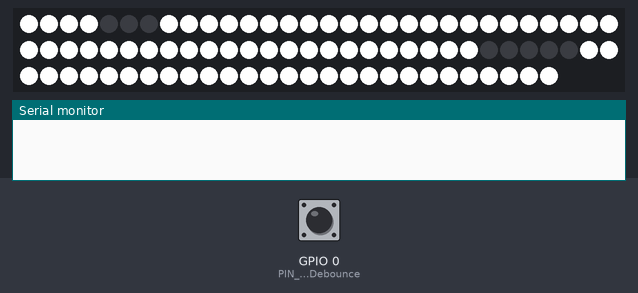
The sketch below on a simulated ESP8266 (NodeMCU). On the bench: 87 RGB LEDs in strip order, left to right, continuing on the next row, the last lines printed to the serial monitor. Inputs (shaded band) come from the test bench; at power-on: GPIO 0 (PIN_ButtonDebounce) HIGH.

Above: at 1.2 s.
1.3 s: GPIO 0 (PIN_ButtonDebounce) pulled LOW for 0.15 s
3.7 s: GPIO 0 (PIN_ButtonDebounce) pulled LOW for 1 s
At 6.5 s:
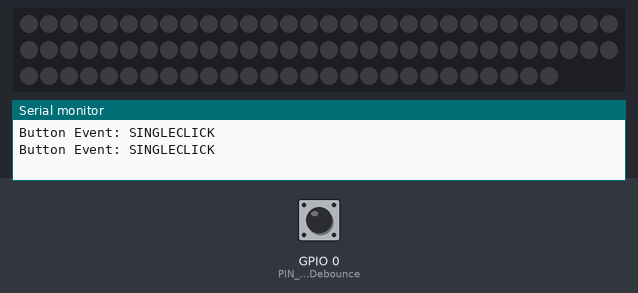
6.8 s: GPIO 0 (PIN_ButtonDebounce) pulled LOW for 0.15 s
At 9.5 s:
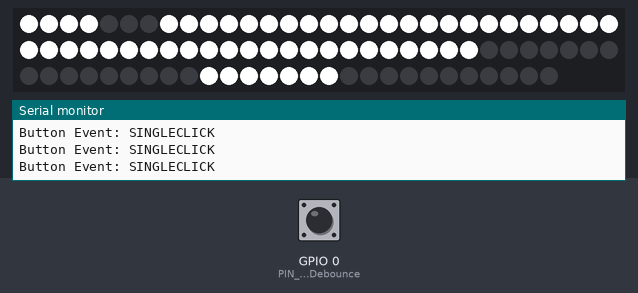
9.9 s: GPIO 0 (PIN_ButtonDebounce) pulled LOW for 3.2 s
At 14.4 s:
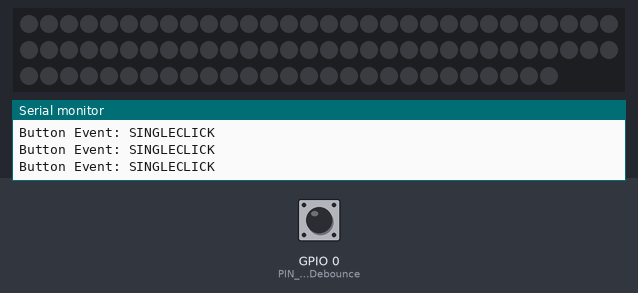
15.5 s: GPIO 0 (PIN_ButtonDebounce) pulsed LOW 5 times (0.12 s each, 0.3 s apart)
At 17.6 s:
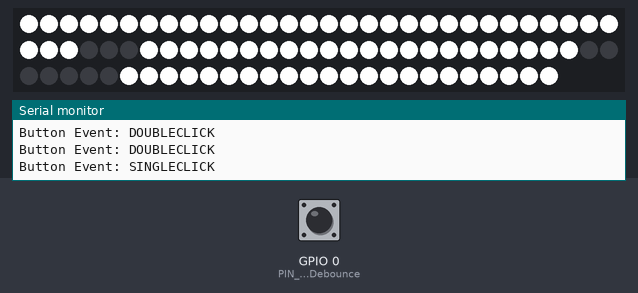
Timing chart, 0 to 19.1 s (numbered marks = the images above; inputs shaded):
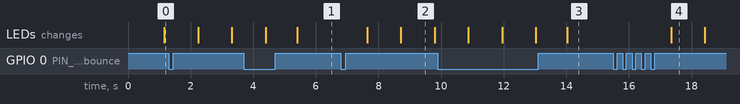

Measured:
- after the input at 3.7 s, the LEDs: first differ from a run without the input after 1.7 s (image 1)
- after the input at 6.8 s, the LEDs: first change after 0.84 s (image 2 shows a later state)
- after the input at 9.9 s, the LEDs: first differ from a run without the input after 4.1 s (image 3)
- after the input at 15.5 s, the LEDs: change after 1.8 s (image 4)
- what the display in image 2 shows lasts 1.1 s, from 8.7 s to 9.8 s

The sketch:

ws2812-Test.ino
```cpp
/*
 * @Author: CuiYao
 * @Date: 2021-09-18 14:18:01
 * @Last Modified by: CuiYao
 * @Last Modified time: 2021-09-18 15:03:44
 */

/*主函数只保留 WiFi 和 按钮 基础功能,其他功能扩展加入 */

#include <Adafruit_NeoPixel.h>
#include "ButtonDebounce.h"
#include "ButtonHandler.h"
#include <ESP8266WiFi.h>

#define PL(s) Serial.println(s)
#define P(s) Serial.print(s)

/*引脚参数*/
#define PIN_ButtonDebounce 0 //按钮控制引脚
#define PIN 3  //  DIN PIN (GPIO15, D8)
#define NUMPIXELS 29*3 // LED个数


ButtonDebounce btn(PIN_ButtonDebounce, INPUT_PULLUP, LOW);
ButtonHandler btnHandler;
int count = 0;     //时间计数
bool WIFI_Status = true;   //WIFI状态标志位

int LED_R=0,LED_G=0,LED_B=0,LED_Bright=255;// RGB和亮度
bool LED_Flag = false;
Adafruit_NeoPixel pixels = Adafruit_NeoPixel(NUMPIXELS, PIN, NEO_GRB + NEO_KHZ800);


const uint8_t LED_0[10][29] = {
  {255,255,255,255,0,0,0,255,255,255,255,255,255,255,255,255,255,255,255,255,255,255,255,255,255,255,255,255,255,},         //9
  {255,255,255,255,255,255,255,255,255,255,255,255,255,255,255,255,255,255,255,255,255,255,255,255,255,255,255,255,255,},   //8
  {0,0,0,0,0,0,0,0,0,0,255,255,255,255,255,255,255,255,0,0,255,255,255,255,0,0,0,0,0,},                                     //7
  {255,255,255,255,255,255,255,255,255,255,255,0,0,0,255,255,255,255,255,255,255,255,255,255,255,255,255,255,255,},         //6
  {255,255,255,255,0,0,0,255,255,255,255,0,0,0,255,255,255,255,255,255,255,255,255,255,255,255,255,255,255,},               //5
  {255,255,255,255,0,0,0,0,0,0,0,255,255,255,255,255,255,255,0,0,0,0,0,0,255,255,255,255,255,},                             //4
  {0,0,0,0,0,0,0,255,255,255,255,255,255,255,255,255,255,255,255,255,255,255,255,255,255,255,255,255,255,},                 //3
  {0,0,0,255,255,255,255,255,255,255,255,255,255,255,255,0,0,0,255,255,255,255,255,255,255,255,255,255,255,},               //2
  {0,0,0,0,0,0,0,0,0,0,0,255,255,255,255,255,255,255,0,0,0,0,0,0,0,0,0,0,0,},                                               //1
  {255,255,255,255,255,255,255,255,255,255,255,255,255,255,255,255,255,255,255,255,255,255,255,255,0,0,0,0,0,},             //0
};
int i = 0;

int g=0;
int s=9;


 void IRAM_ATTR btnInterrupt()
{
  btn.update();
}

void SET_RGB(int R,int G,int B,int bright)
{
    for (uint16_t i = 0; i < NUMPIXELS; i++) //把灯条变色
    {
        pixels.setPixelColor(i,R,G,B);
    }
    pixels.setBrightness(bright);//亮度
    pixels.show();    //送出显示
}

void ButtonInit(){
btn.setCallback([](const bool down)
                  { btnHandler.handleChange(down); });
  btn.setInterrupt(btnInterrupt);

  btnHandler.setIsDownFunction([](void)
                               { return btn.checkIsDown(); });
  btnHandler.setCallback([](const button_event e)
                         {
                           P(F("Button Event: "));
                           switch (e)
                           {
                           case BUTTON_EVENT_SINGLECLICK:
                             PL(F("SINGLECLICK"));
                             LED_Flag = !LED_Flag;

                              if(LED_Flag){
                                SET_RGB(255,255,255,255);
                                SET_RGB(255,255,255,255);
                              }
                              else{
                                SET_RGB(0,0,0,0);
                              }
                             break;
                           case BUTTON_EVENT_DOUBLECLICK:
                             PL(F("DOUBLECLICK"));

                             break;
                           case BUTTON_EVENT_LONGCLICK:
                             PL(F("LONGCLICK"));


                             break;
                           }
                         });

}
void setup() {

  Serial.begin(115200);

  pixels.begin();//WS2812初始化
  pixels.show();
  ButtonInit();
  }
void loop() {

   btnHandler.loop();
   if (i>9){
    i=0;
    s++;
   }
   if(s>9){
      s=0;
      g++;
   }
   if (g>9){
       g=0;
   }

   pixels.clear();
     //********LED*************
  for (uint8_t j = 0; j < NUMPIXELS/3; j++) {

    pixels.setPixelColor(j, LED_0[g][j],LED_0[g][j],LED_0[g][j]);
    pixels.setPixelColor(j+29, LED_0[s][j],LED_0[s][j],LED_0[s][j]);
    pixels.setPixelColor(j+29*2, LED_0[i][j],LED_0[i][j],LED_0[i][j]);
    pixels.show();

   }

    delay(1000);
    i++;
}
```

ButtonDebounce.h
```cpp
#include <dummy.h>

#pragma once
#ifndef BUTTON_DEBOUNCE_H_
#define BUTTON_DEBOUNCE_H_

#include <Arduino.h>
#include <functional>
#include <FunctionalInterrupt.h> //attachInterrupt可以传function

//Ref debounce_time = 35 ， dbTime=25
//https://github.com/evert-arias/EasyButton/blob/master/src/EasyButton.h
//https://github.com/JChristensen/JC_Button/blob/master/src/JC_Button.h


/**
 * ButtonDebounce
 * WangBin 2019.12.26
 *
 * Example:
 * ButtonDebounce flashButton(D3, INPUT_PULLUP, LOW);
 * flashButton.setCallback(keyCallback);
 * flashButton.setInterrupt(interrupt_callback); // mark "IRAM_ATTR" on ESP32
 * call flashButton.update() in interrupt_callback
 * use flashButton.checkIsDown() to check the debounced state
 */


class ButtonDebounce {

private:

	std::function<void(const bool)> callback;
	uint32_t lastchange_ms = 0;
	uint32_t debounce_ms = 35;
	bool laststate_is_down = false; // true is down;
	int pin_down_digital = LOW;
	int pin;

	bool readIsDown() {
		return pin_down_digital == digitalRead(pin);
	}

public:
	//IRAM_ATTR
	ButtonDebounce(uint8_t pin, uint8_t pin_mode, uint8_t pin_down_digital,
			uint32_t debounce_ms = 35) : //冒号后赋值和this赋值等价
			pin(pin), pin_down_digital(pin_down_digital), debounce_ms(debounce_ms) {
		// callback(callback),
		//this->pin = pin;
		//this->pin_down_digital = pin_down_digital;
		//this->debounce_ms = debounce_ms;
		pinMode(pin, pin_mode);
//		if (attach_interrupt) {
//			using namespace std::placeholders;
////			std::function<void(const ButtonDebounce&, void)> ttt = &ButtonDebounce::buttonInterruptFunc;
//			std::function<void()> tvctt = std::bind(&ButtonDebounce::buttonInterruptFunc, this);
////			std::function<void()> tvctt =  &ButtonDebounce::buttonInterruptFunc; // @suppress("Invalid arguments")
////			void (*ff)(void);
////			ff = tvctt;
////			ff = [](void) {
////				ButtonDebounce::update();
////			};
//			attachInterrupt(digitalPinToInterrupt(pin),
//					tvctt, CHANGE);
//		}

	}

	void update(bool down) {
		const uint32_t t = millis();
		if (t - lastchange_ms < debounce_ms) {
			lastchange_ms = t;
			//debounce
			//Serial.println(F("[ButtonDebounce] debounce"));
		} else {
			if (laststate_is_down == down) {
				//same state
				//Serial.println(F("[ButtonDebounce] same state"));
			} else { //state changed, up->down or down->up
				lastchange_ms = t;
				laststate_is_down = down;
				if (callback) {
					callback(down);
				}
			}
		}
	}

	void update() {
		bool down = readIsDown();
		update(down);
	}

	//返回当前debouce后的按钮状态
	bool checkIsDown(){
		return laststate_is_down;
	}

	void setCallback(std::function<void(const bool down)> callback) {
		this->callback = callback;
	}
	//interrupt_function 需标记为 IRAM_ATTR
	void setInterrupt(std::function<void(void)> interrupt_function) {
		if (interrupt_function) {
			attachInterrupt(digitalPinToInterrupt(pin), interrupt_function, CHANGE);
		}
	}

};

#endif
```

ButtonHandler.h
```cpp
#pragma once
#ifndef BUTTONHANDLER_H_
#define BUTTONHANDLER_H_

#include <Arduino.h>
#include <functional>
#include <FunctionalInterrupt.h>

enum button_event {
	BUTTON_EVENT_SINGLECLICK = 0,
	BUTTON_EVENT_DOUBLECLICK,
	BUTTON_EVENT_LONGCLICK
};

class ButtonHandler {

private:
	std::function<void(const button_event)> callback;
	std::function<bool(void)> is_down_function;

	bool longclicked = false; //用来保证一次按下只能触发一次长按
	bool down_handled = false; //标志着是否已经处理了该次down按下事件（比如已经触发了长按)
	//down->up，在规定时间内再次down就是双击，否则超时就是单击
	bool wait_doubleclick = false; //标志着是否等待着双击事件
	uint32_t down_time = 0; //ms
	uint32_t up_time = 0;

	uint32_t longclick_threshold = 5000;
	uint32_t doubleclick_threshold = 200; //按下释放后在此时间间隔内又按下认为是双击

	bool longclick_enable = true;
	bool doubleclick_enable = true;

public:
	ButtonHandler(uint32_t longclick_duration = 5000, uint32_t doubleclick_duration = 200) :
			longclick_threshold(longclick_duration),
					doubleclick_threshold(doubleclick_duration) {
	}

	void setCallback(std::function<void(const button_event)> callback) {
		this->callback = callback;
	}

	void setIsDownFunction(std::function<bool(void)> is_down_function) {
		this->is_down_function = is_down_function;
	}

	void setLongClickEnable(bool enable) {
		longclick_enable = enable;
	}
	void setDoubleClickEnable(bool enable) {
		doubleclick_enable = enable;
	}
	//当pin点评改变时调用
	void handleChange(bool down) {
		//单击：按下释放且释放一段时间内没有第二次按下
		//双击：按下释放且释放一段时间内执行第二次按下时触发
		//长按：按下一段时间内未释放
		if (down) { //down
			if (wait_doubleclick && doubleclick_enable) {
				//规定时间内第二次down了，认为是双击
				//亲测，一般情况下我的双击up->第二次down的间隔是80~100左右
				//Serial.println(String("doubleclick->duration=") + (millis() - up_time));
				down_handled = true;
				//key2DoDoubleClick();
				if (callback) {
					callback(BUTTON_EVENT_DOUBLECLICK);

				}
			} else {
				//第一次按下
				down_handled = false;
			}
			down_time = millis();
			longclicked = false;
			wait_doubleclick = false;
		} else { //up
			if (!down_handled) {
				if (doubleclick_enable) {
					//在loop中延时等待第二次按下
					up_time = millis();
					wait_doubleclick = true;
				} else {
					down_handled = true;
					if (callback) {
						callback(BUTTON_EVENT_SINGLECLICK);
					}
				}
			}
		}
	}

	void loop() {
		bool down = is_down_function();
		if (down) {
			if (longclick_enable) {
				if (!longclicked && !down_handled) {
					if (millis() - down_time > longclick_threshold) {
						//key2DoLongClick();
						longclicked = true;
						down_handled = true;
						if (callback) {
							callback(BUTTON_EVENT_LONGCLICK);
						}
					}
				}
			}
		} else { //up
			longclicked = false;
			if (wait_doubleclick && doubleclick_enable) {
				if (millis() - up_time > doubleclick_threshold) {
					wait_doubleclick = false;
					down_handled = true;
					//key2DoClick();
					if (callback) {
						callback(BUTTON_EVENT_SINGLECLICK);
					}
				}
			}

		}
	}
};

#endif /* BUTTONHANDLER_H_ */
```
